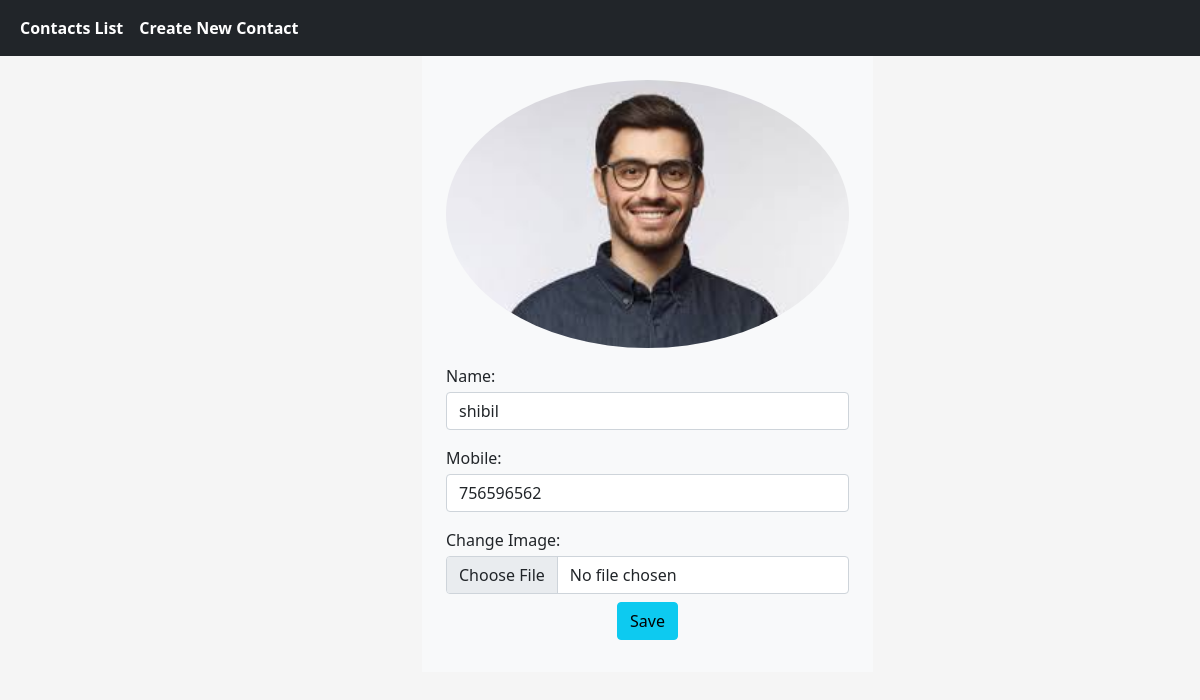
Page /edit_contact/2 on the committed database.
### app1/models.py (models this page shows, shortened)
class PhoneBookModel(models.Model):
    name = models.CharField(max_length=225)
    mobile = models.CharField(max_length=225)
    image = models.ImageField(upload_to='image/pro', null=True, blank=True)

### app1/views.py (the view, shortened to what this page needs)
# urls.py: path('edit_contact/<int:pk>', edit_contact, name='edit_contact'),
def edit_contact(request, pk):
    cmdl = PhoneBookModel.objects.get(id=pk)
    return render(request, 'edit_contact.html', {'obj': cmdl})

### templates/edit_contact.html (shortened to what this page needs)
{% extends "nav.html" %}
{% block body %}
{% load static %}
<div class="container">
    <div class="row">
        <div class="col-4"></div>
        <div class=" col-sm-12  col-md-5">
            <div class="p-4 bg-light">
                <form action="{% url 'edit_contact' obj.id %}" method="post" enctype="multipart/form-data">
                    <div class="text-center">
                        {% if obj.image == '/static/image/default.png' %}
                    <img class="rounded-circle w-100" alt="img" src="{% static '/image/default.png' %}" >
                    {% else %}
                    <img class="rounded-circle w-100" alt="img" src="{{ obj.image.url }}" >
                    {% endif %}
                    </div>
                    <div class="mt-3">
                        <label for="">Name:</label>
                        <input type="text" value="{{obj.name}}" name="cname" class="form-control mt-1">
                    </div>
                    <div class="mt-3">
                        <label for="">Mobile:</label>
                        <input type="text" value="{{obj.mobile}}" name="c_no" class="form-control mt-1">
                    </div>
                    <div class="mt-3">
                        <label for="">Change Image:</label>
                        <input type="file" name="file" class="form-control mt-1" accept="image/*">
                    </div>
                    <div class="text-center p-2">
                        <button class="btn btn-info" type="submit">Save</button>
                    </div>
                </form>
            </div>
        </div>
    </div>
</div>
{% endblock body %}

### rows in the picture
PhoneBookModel: image (picture), cname "shibil", c_no "756596562"
